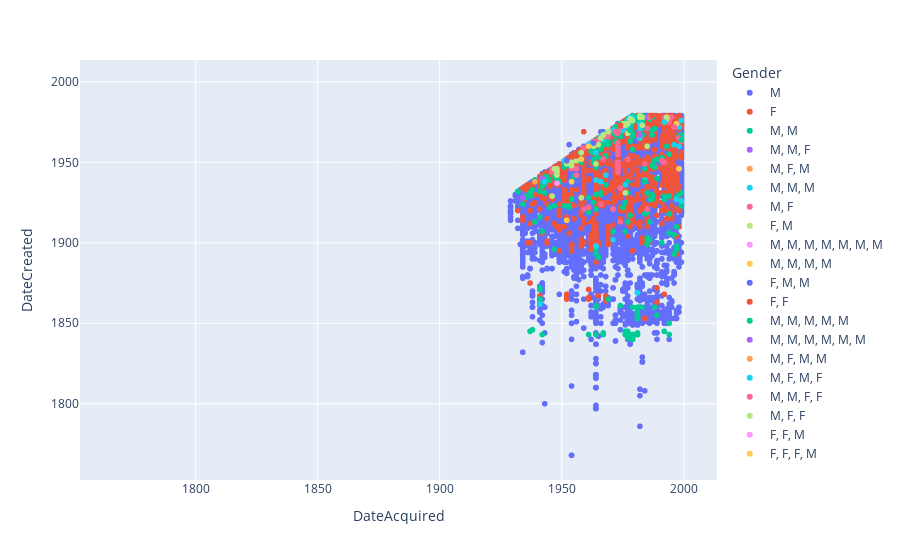

Notebook cell for this chart:
### Code cell
#MOMA OLD DATE CREATION VS ACQUISITION BY GENDER
# x and y given as DataFrame columns

import plotly.express as px

moma_artworks_old_clean = moma_artworks_old_clean.sort_values(by="DateAcquired")
fig = px.scatter(moma_artworks_old_clean, y="DateCreated", x="DateAcquired", color="Gender")

fig.update_xaxes(matches= 'y')

fig.show()

### Figure 1 — Plotly figure (JSON) as saved in the notebook; plotly's stock layout.template omitted (floating-point values rounded to 4 significant figures; data arrays with more than 128 entries replaced by an {"elided": "..."} marker saying what was removed)
{"data": [{"hovertemplate": "Gender=M<br>DateAcquired=%{x}<br>DateCreated=%{y}<extra></extra>", "legendgroup": "M", "marker": {"color": "#636efa", "symbol": "circle"}, "mode": "markers", "name": "M", "showlegend": true, "type": "scattergl", "x": {"elided": "57383 int values"}, "xaxis": "x", "y": {"elided": "57383 int values"}, "yaxis": "y"}, {"hovertemplate": "Gender=F<br>DateAcquired=%{x}<br>DateCreated=%{y}<extra></extra>", "legendgroup": "F", "marker": {"color": "#EF553B", "symbol": "circle"}, "mode": "markers", "name": "F", "showlegend": true, "type": "scattergl", "x": {"elided": "4223 int values"}, "xaxis": "x", "y": {"elided": "4223 int values"}, "yaxis": "y"}, {"hovertemplate": "Gender=M, M<br>DateAcquired=%{x}<br>DateCreated=%{y}<extra></extra>", "legendgroup": "M, M", "marker": {"color": "#00cc96", "symbol": "circle"}, "mode": "markers", "name": "M, M", "showlegend": true, "type": "scattergl", "x": {"elided": "659 int values"}, "xaxis": "x", "y": {"elided": "659 int values"}, "yaxis": "y"}, {"hovertemplate": "Gender=M, M, F<br>DateAcquired=%{x}<br>DateCreated=%{y}<extra></extra>", "legendgroup": "M, M, F", "marker": {"color": "#ab63fa", "symbol": "circle"}, "mode": "markers", "name": "M, M, F", "showlegend": true, "type": "scattergl", "x": [1934, 1942, 1942, 1942, 1985], "xaxis": "x", "y": [1928, 1940, 1940, 1940, 1978], "yaxis": "y"}, {"hovertemplate": "Gender=M, F, M<br>DateAcquired=%{x}<br>DateCreated=%{y}<extra></extra>", "legendgroup": "M, F, M", "marker": {"color": "#FFA15A", "symbol": "circle"}, "mode": "markers", "name": "M, F, M", "showlegend": true, "type": "scattergl", "x": [1939], "xaxis": "x", "y": [1938], "yaxis": "y"}, {"hovertemplate": "Gender=M, M, M<br>DateAcquired=%{x}<br>DateCreated=%{y}<extra></extra>", "legendgroup": "M, M, M", "marker": {"color": "#19d3f3", "symbol": "circle"}, "mode": "markers", "name": "M, M, M", "showlegend": true, "type": "scattergl", "x": [1941, 1941, 1943, 1951, 1951, 1951, 1951, 1951, 1951, 1961, 1962, 1963, 1963, 1963, 1964, 1964, 1964, 1964, 1964, 1964, 1964, 1964, 1964, 1965, 1966, 1966, 1966, 1966, 1966, 1966, 1966, 1966, 1967, 1968, 1968, 1969, 1969, 1969, 1969, 1969, 1969, 1969, 1969, 1969, 1971, 1971, 1975, 1976, 1977, 1977, 1977, 1977, 1978, 1978, 1978, 1979, 1981, 1982, 1982, 1982, 1982, 1984, 1984, 1984, 1996, 1997, 1998, 1998, 1998, 1998, 1999, 1999], "xaxis": "x", "y": [1862, 1862, 1938, 1951, 1951, 1951, 1951, 1951, 1951, 1961, 1962, 1960, 1960, 1960, 1956, 1939, 1898, 1898, 1898, 1898, 1898, 1898, 1898, 1964, 1938, 1938, 1966, 1938, 1938, 1938, 1938, 1938, 1964, 1967, 1942, 1967, 1967, 1967, 1968, 1969, 1968, 1968, 1968, 1968, 1970, 1902, 1970, 1936, 1976, 1974, 1974, 1972, 1977, 1975, 1978, 1978, 1869, 1971, 1966, 1965, 1974, 1938, 1938, 1939, 1961, 1927, 1972, 1972, 1972, 1960, 1926, 1976], "yaxis": "y"}, {"hovertemplate": "Gender=M, F<br>DateAcquired=%{x}<br>DateCreated=%{y}<extra></extra>", "legendgroup": "M, F", "marker": {"color": "#FF6692", "symbol": "circle"}, "mode": "markers", "name": "M, F", "showlegend": true, "type": "scattergl", "x": [1946, 1946, 1946, 1946, 1946, 1948, 1948, 1948, 1954, 1956, 1956, 1956, 1958, 1959, 1959, 1961, 1961, 1963, 1964, 1965, 1966, 1967, 1967, 1969, 1969, 1969, 1969, 1969, 1969, 1969, 1969, 1969, 1969, 1971, 1971, 1972, 1973, 1973, 1973, 1973, 1973, 1973, 1973, 1973, 1973, 1973, 1973, 1973, 1973, 1973, 1974, 1974, 1974, 1977, 1984, 1985, 1985, 1986, 1991, 1992, 1992, 1992, 1993, 1993, 1993, 1993, 1993, 1993, 1993, 1993, 1993, 1993, 1994, 1994, 1994, 1994, 1994, 1994, 1994, 1994, 1994, 1994, 1994, 1994, 1994, 1994, 1994, 1995, 1998, 1998, 1998, 1998, 1998, 1998, 1998, 1998, 1998, 1998, 1998, 1998, 1998, 1998, 1999], "xaxis": "x", "y": [1944, 1944, 1944, 1946, 1944, 1945, 1946, 1946, 1946, 1946, 1954, 1942, 1952, 1959, 1921, 1922, 1960, 1963, 1962, 1964, 1924, 1966, 1952, 1968, 1969, 1966, 1968, 1968, 1968, 1968, 1968, 1968, 1968, 1921, 1921, 1969, 1948, 1969, 1960, 1968, 1947, 1962, 1958, 1944, 1946, 1946, 1958, 1946, 1955, 1950, 1913, 1972, 1934, 1952, 1949, 1971, 1921, 1978, 1951, 1978, 1950, 1950, 1978, 1978, 1978, 1978, 1978, 1978, 1978, 1978, 1978, 1977, 1975, 1976, 1976, 1976, 1976, 1976, 1976, 1976, 1976, 1976, 1976, 1976, 1976, 1976, 1976, 1978, 1965, 1965, 1965, 1965, 1965, 1965, 1965, 1965, 1965, 1965, 1965, 1965, 1965, 1965, 1963], "yaxis": "y"}, {"hovertemplate": "Gender=F, M<br>DateAcquired=%{x}<br>DateCreated=%{y}<extra></extra>", "legendgroup": "F, M", "marker": {"color": "#B6E880", "symbol": "circle"}, "mode": "markers", "name": "F, M", "showlegend": true, "type": "scattergl", "x": [1946, 1947, 1948, 1948, 1948, 1948, 1948, 1948, 1952, 1954, 1954, 1956, 1958, 1958, 1963, 1963, 1964, 1965, 1966, 1967, 1967, 1969, 1969, 1969, 1969, 1969, 1969, 1969, 1969, 1969, 1969, 1975, 1976, 1976, 1976, 1977, 1977, 1977, 1978, 1979, 1982, 1982, 1982, 1982, 1982, 1983, 1983, 1983, 1985, 1993, 1993, 1993], "xaxis": "x", "y": [1929, 1946, 1946, 1944, 1945, 1944, 1942, 1945, 1949, 1950, 1948, 1951, 1956, 1928, 1960, 1960, 1949, 1961, 1965, 1967, 1967, 1969, 1969, 1969, 1969, 1969, 1969, 1969, 1969, 1969, 1969, 1974, 1973, 1974, 1931, 1974, 1974, 1968, 1977, 1976, 1979, 1978, 1978, 1978, 1978, 1973, 1978, 1978, 1960, 1978, 1977, 1978], "yaxis": "y"}, {"hovertemplate": "Gender=M, M, M, M, M, M, M<br>DateAcquired=%{x}<br>DateCreated=%{y}<extra></extra>", "legendgroup": "M, M, M, M, M, M, M", "marker": {"color": "#FF97FF", "symbol": "circle"}, "mode": "markers", "name": "M, M, M, M, M, M, M", "showlegend": true, "type": "scattergl", "x": [1948], "xaxis": "x", "y": [1937], "yaxis": "y"}, {"hovertemplate": "Gender=M, M, M, M<br>DateAcquired=%{x}<br>DateCreated=%{y}<extra></extra>", "legendgroup": "M, M, M, M", "marker": {"color": "#FECB52", "symbol": "circle"}, "mode": "markers", "name": "M, M, M, M", "showlegend": true, "type": "scattergl", "x": [1952, 1954, 1958, 1961, 1997], "xaxis": "x", "y": [1914, 1938, 1952, 1960, 1974], "yaxis": "y"}, {"hovertemplate": "Gender=F, M, M<br>DateAcquired=%{x}<br>DateCreated=%{y}<extra></extra>", "legendgroup": "F, M, M", "marker": {"color": "#636efa", "symbol": "circle"}, "mode": "markers", "name": "F, M, M", "showlegend": true, "type": "scattergl", "x": [1952, 1961, 1963], "xaxis": "x", "y": [1951, 1910, 1962], "yaxis": "y"}, {"hovertemplate": "Gender=F, F<br>DateAcquired=%{x}<br>DateCreated=%{y}<extra></extra>", "legendgroup": "F, F", "marker": {"color": "#EF553B", "symbol": "circle"}, "mode": "markers", "name": "F, F", "showlegend": true, "type": "scattergl", "x": [1956, 1956, 1974, 1974, 1974, 1974, 1987], "xaxis": "x", "y": [1954, 1954, 1973, 1973, 1973, 1973, 1979], "yaxis": "y"}, {"hovertemplate": "Gender=M, M, M, M, M<br>DateAcquired=%{x}<br>DateCreated=%{y}<extra></extra>", "legendgroup": "M, M, M, M, M", "marker": {"color": "#00cc96", "symbol": "circle"}, "mode": "markers", "name": "M, M, M, M, M", "showlegend": true, "type": "scattergl", "x": [1978, 1984, 1999, 1999, 1999, 1999, 1999], "xaxis": "x", "y": [1970, 1938, 1964, 1964, 1964, 1964, 1964], "yaxis": "y"}, {"hovertemplate": "Gender=M, M, M, M, M, M<br>DateAcquired=%{x}<br>DateCreated=%{y}<extra></extra>", "legendgroup": "M, M, M, M, M, M", "marker": {"color": "#ab63fa", "symbol": "circle"}, "mode": "markers", "name": "M, M, M, M, M, M", "showlegend": true, "type": "scattergl", "x": [1982], "xaxis": "x", "y": [1967], "yaxis": "y"}, {"hovertemplate": "Gender=M, F, M, M<br>DateAcquired=%{x}<br>DateCreated=%{y}<extra></extra>", "legendgroup": "M, F, M, M", "marker": {"color": "#FFA15A", "symbol": "circle"}, "mode": "markers", "name": "M, F, M, M", "showlegend": true, "type": "scattergl", "x": [1992], "xaxis": "x", "y": [1975], "yaxis": "y"}, {"hovertemplate": "Gender=M, F, M, F<br>DateAcquired=%{x}<br>DateCreated=%{y}<extra></extra>", "legendgroup": "M, F, M, F", "marker": {"color": "#19d3f3", "symbol": "circle"}, "mode": "markers", "name": "M, F, M, F", "showlegend": true, "type": "scattergl", "x": [1992], "xaxis": "x", "y": [1975], "yaxis": "y"}, {"hovertemplate": "Gender=M, M, F, F<br>DateAcquired=%{x}<br>DateCreated=%{y}<extra></extra>", "legendgroup": "M, M, F, F", "marker": {"color": "#FF6692", "symbol": "circle"}, "mode": "markers", "name": "M, M, F, F", "showlegend": true, "type": "scattergl", "x": [1996, 1996, 1996, 1996, 1996, 1996, 1996, 1996, 1996, 1996, 1996, 1996, 1996, 1996, 1996, 1996, 1996, 1996], "xaxis": "x", "y": [1972, 1972, 1972, 1972, 1972, 1972, 1972, 1972, 1972, 1972, 1972, 1972, 1972, 1972, 1972, 1972, 1972, 1972], "yaxis": "y"}, {"hovertemplate": "Gender=M, F, F<br>DateAcquired=%{x}<br>DateCreated=%{y}<extra></extra>", "legendgroup": "M, F, F", "marker": {"color": "#B6E880", "symbol": "circle"}, "mode": "markers", "name": "M, F, F", "showlegend": true, "type": "scattergl", "x": [1998], "xaxis": "x", "y": [1946], "yaxis": "y"}, {"hovertemplate": "Gender=F, F, M<br>DateAcquired=%{x}<br>DateCreated=%{y}<extra></extra>", "legendgroup": "F, F, M", "marker": {"color": "#FF97FF", "symbol": "circle"}, "mode": "markers", "name": "F, F, M", "showlegend": true, "type": "scattergl", "x": [1998], "xaxis": "x", "y": [1946], "yaxis": "y"}, {"hovertemplate": "Gender=F, F, F, M<br>DateAcquired=%{x}<br>DateCreated=%{y}<extra></extra>", "legendgroup": "F, F, F, M", "marker": {"color": "#FECB52", "symbol": "circle"}, "mode": "markers", "name": "F, F, F, M", "showlegend": true, "type": "scattergl", "x": [1998], "xaxis": "x", "y": [1946], "yaxis": "y"}], "layout": {"legend": {"title": {"text": "Gender"}, "tracegroupgap": 0}, "margin": {"t": 60}, "xaxis": {"anchor": "y", "domain": [0, 1], "matches": "y", "title": {"text": "DateAcquired"}}, "yaxis": {"anchor": "x", "domain": [0, 1], "title": {"text": "DateCreated"}}}}
